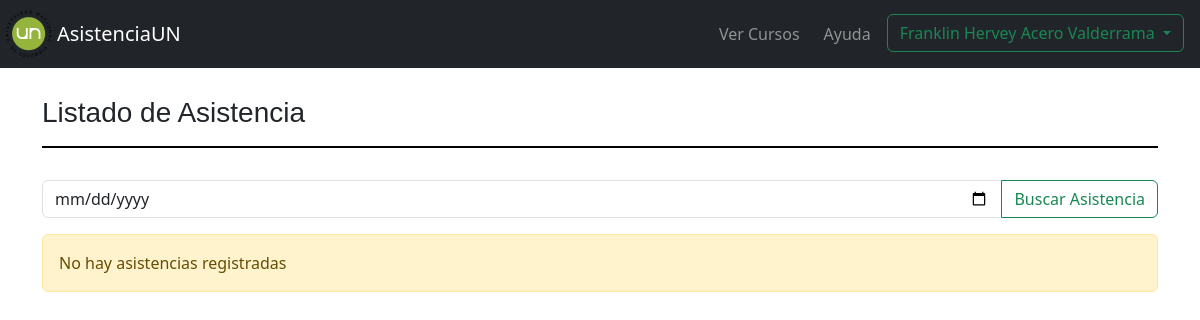
Page /registrar_asistencia/17/ (signed in) on the earlier database version.
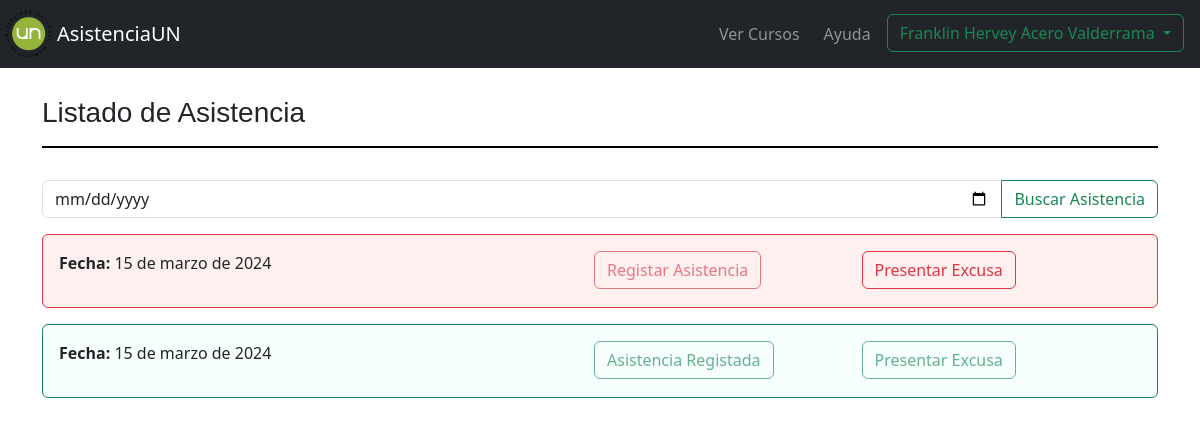
Same page on the later database version.
### myapp/models.py (models this page shows)
class Asistencia_estudiante(models.Model):
    id_asistencia_estudiante= models.AutoField(primary_key=True)
    registro_Asistencia = models.BooleanField(default=False)
    excusa= models.BooleanField(default=False, null=True)
    estudiante = models.ForeignKey(Estudiantes, on_delete=models.CASCADE)
    asistencia = models.ForeignKey(Asistencia, on_delete=models.CASCADE)

class Asistencia(models.Model):
    id_asistencia = models.AutoField(primary_key=True)
    fecha_asistencia = models.DateField(null=False)
    activa = models.BooleanField(default=False)
    grupo = models.ForeignKey(Grupos, on_delete=models.CASCADE)

### myapp/views.py (the view)
# urls.py: path('registrar_asistencia/<int:grupo>/', views.registrar_asistencia, name='registrar_asistencia'),
@login_required
def registrar_asistencia(request,grupo):
    if  'estudiante_id' in request.session:
        estudiante = Estudiantes.objects.get(id=request.session['estudiante_id'])
        grupo = Grupos.objects.get(id_grupo=grupo)
        asistencia = Asistencia_estudiante.objects.filter(estudiante=estudiante, asistencia__grupo=grupo)
        if request.method == 'POST':
            if 'buscar_asistencia' in request.POST:
                fecha = request.POST.get('fecha_asistencia')
                asistencia = Asistencia_estudiante.objects.filter(estudiante=estudiante, asistencia__grupo=grupo, asistencia__fecha_asistencia=fecha)
                return render(request, 'estudiantes/registrar_asistencia.html', {'grupo': grupo, 'estudiante': estudiante, 'asistencias': asistencia})
            for i in asistencia:
                if f'registar_{i.id_asistencia_estudiante}' in request.POST:
                    asistencia_estudiante= Asistencia_estudiante.objects.get(id_asistencia_estudiante=i.id_asistencia_estudiante)
                    asistencia_estudiante.registro_Asistencia=True
                    asistencia_estudiante.save()
                    return redirect('registrar_asistencia', grupo=grupo.id_grupo)
                elif f'enviar_excusa_{i.id_asistencia_estudiante}' in request.POST:
                    excusa = request.POST.get('justificacion')
                    soporte = request.FILES.get('documento_soporte', None)
                    excusa_estudiante= Excusa_falta_estudiante.objects.create(
                        motivo=excusa,
                        soporte_excusa=soporte,
                        estudiante=estudiante,
                        asistencia_estudiante=i
                    )
                    i.excusa=True
                    i.save()
                    return redirect('registrar_asistencia', grupo=grupo.id_grupo)
        else:
            return render(request, 'estudiantes/registrar_asistencia.html', {'grupo': grupo, 'estudiante': estudiante, 'asistencias': asistencia})
    else:
        return redirect('index')
    return render(request, 'estudiantes/registrar_asistencia.html')

### myapp/templates/estudiantes/registrar_asistencia.html (shortened to what this page needs)
{% extends "estudiantes/format.html" %}
{% block content %}
<div class="container mt-5 pt-5">
    <h3 class="pb-3" style="border-bottom: 2px solid black;">Listado de Asistencia </h3>
    <br>
    <form method="POST">
    <div class="input-group mb-3">
        <input type="date" class="form-control" aria-label="Search" aria-describedby="search-button" name="fecha_asistencia">
        <div class="input-group-append">
            <button class="btn btn-outline-success" type="submit" name="buscar_asistencia" id="search-button">Buscar Asistencia</button>
        </div>
    </div>
    </form>
    {% if asistencias %}
    {% for asistencia in asistencias %}
    {% if asistencia.registro_Asistencia %}
    <div class="card mt-3 validar-asistencia-true">
        <div class="card-body ">
            <div class="row">
                <div class="col-12 col-md-6">
                    <p><strong>Fecha:</strong> {{asistencia.asistencia.fecha_asistencia}}</p>
                </div>
                <div class="col-6 col-md-3">
                    <button class="btn btn-outline-success" disabled>Asistencia Registada</button>
                </div>
                <div class="col-6 col-md-3">
                    <button class="btn btn-outline-success" disabled>Presentar Excusa</button>
                </div>
            </div>
        </div>
    </div>
    {% elif not asistencia.asistencia.activa %}
    <div class="card mt-3 validar-asistencia-false">
        <div class="card-body ">
            <div class="row">
                <div class="col-12 col-md-6">
                    <p><strong>Fecha:</strong> {{asistencia.asistencia.fecha_asistencia}}</p>
                </div>
                <div class="col-6 col-md-3">
                    <button type="submit" class="btn btn-outline-danger" disabled>Registar Asistencia</button>
                </div>
                <div class="col-6 col-md-3">
                    <button class="btn btn-outline-danger" data-bs-target="#staticBackdrop"
                        data-bs-toggle="modal">Presentar Excusa</button>
                </div>
            </div>
        </div>
    </div>
    {% endif %}
    {% endfor %}
    {% else %}
    <div class="alert alert-warning" role="alert">
        No hay asistencias registradas
    </div>
    {% endif %}
</div>
{% endblock %}

Differences in the rows shown:
added Asistencia_estudiante: registro_Asistencia False (drawn), asistencia.fecha_asistencia "15 de marzo de 2024"
added Asistencia_estudiante: registro_Asistencia True (drawn), asistencia.fecha_asistencia "15 de marzo de 2024"
Other differences:
text no longer shown: "No hay asistencias registradas"
